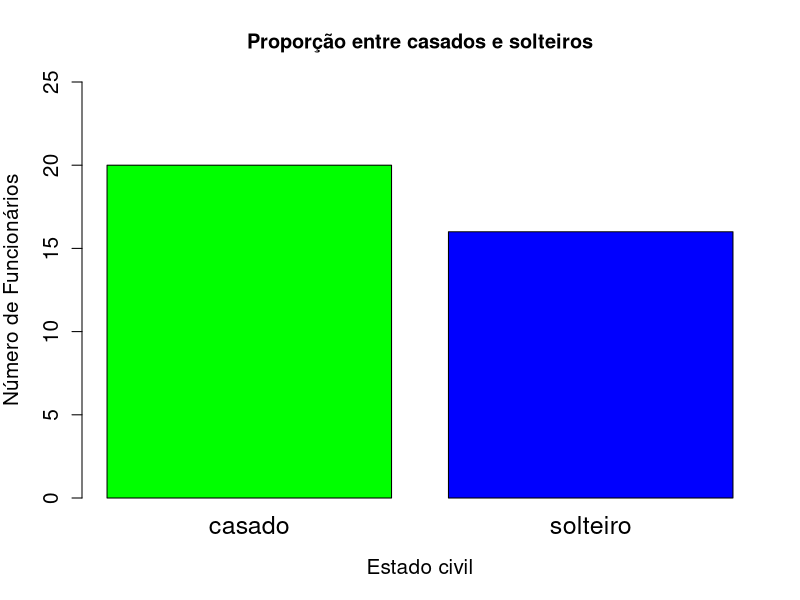
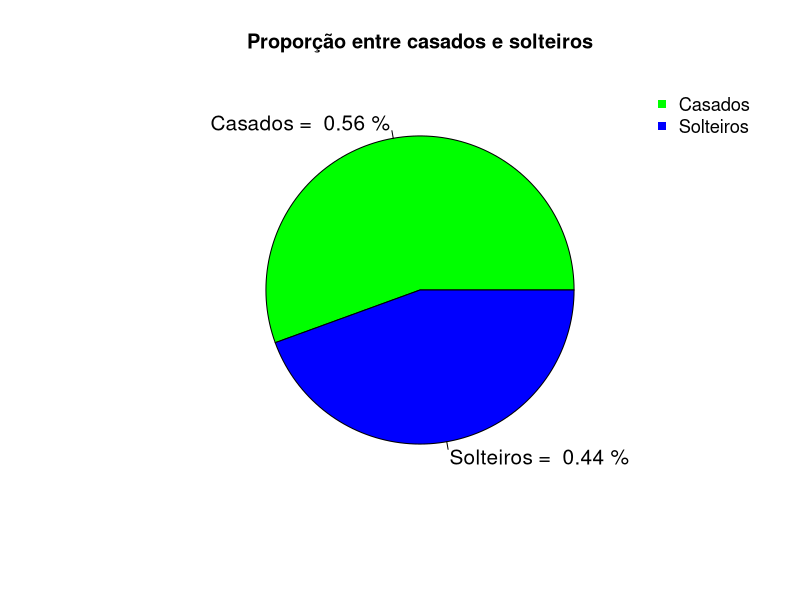
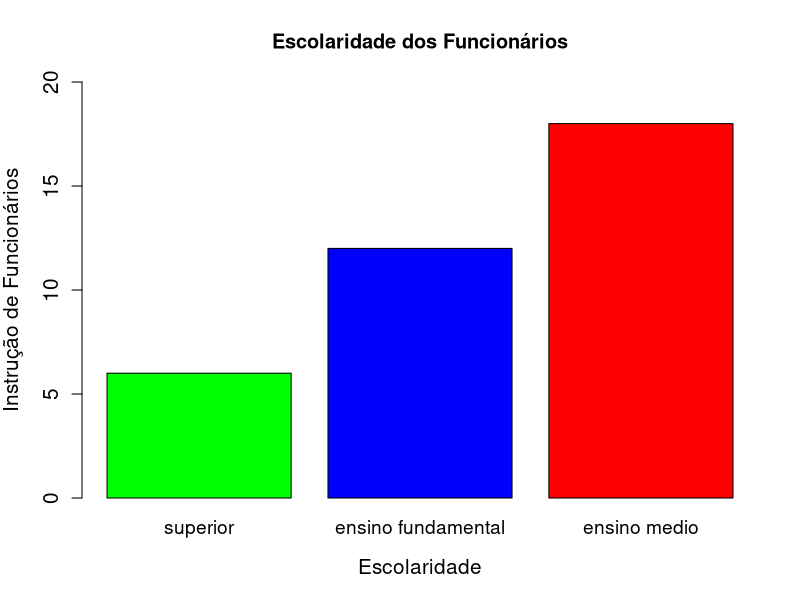
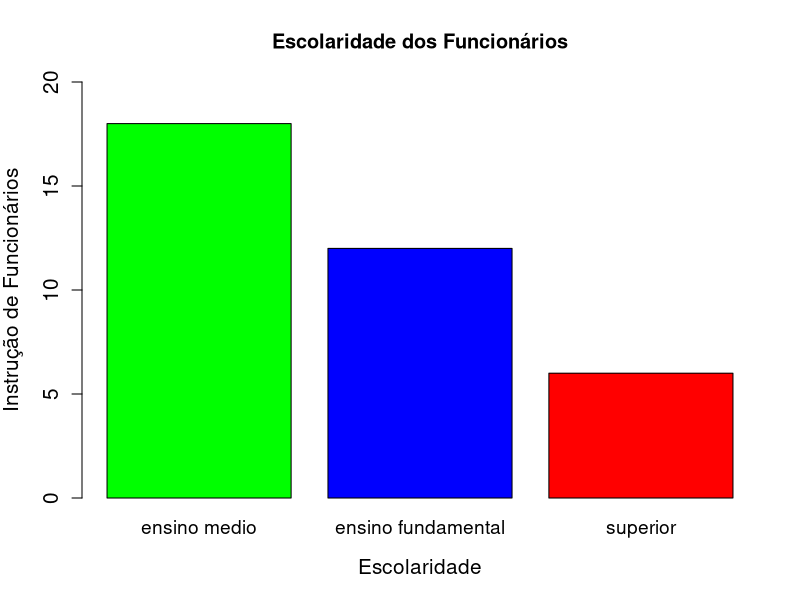
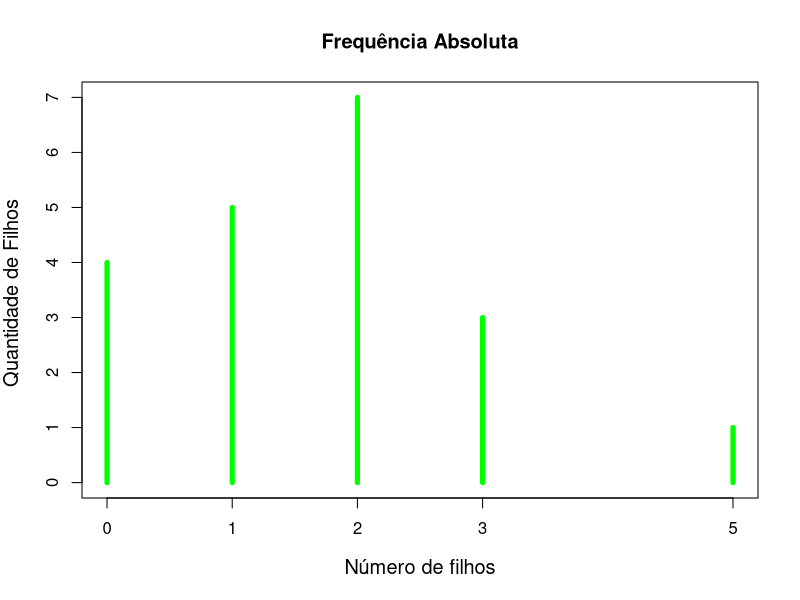
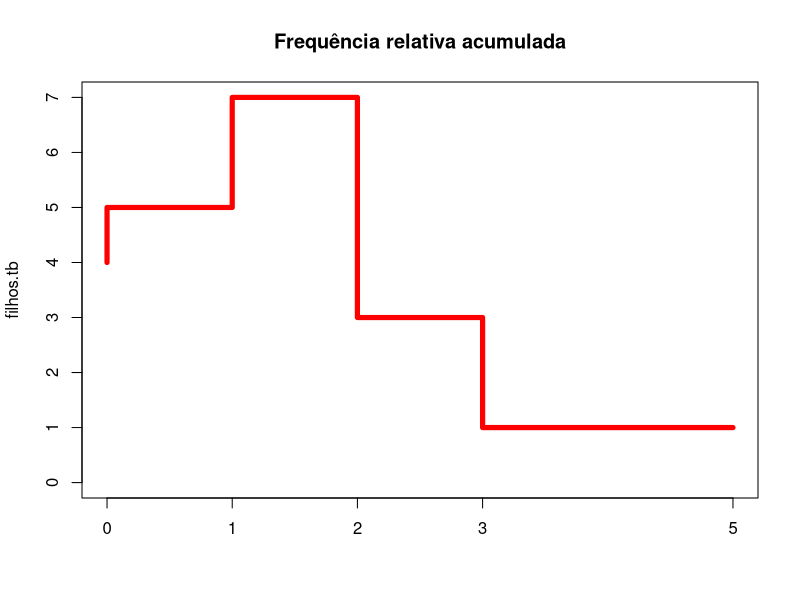
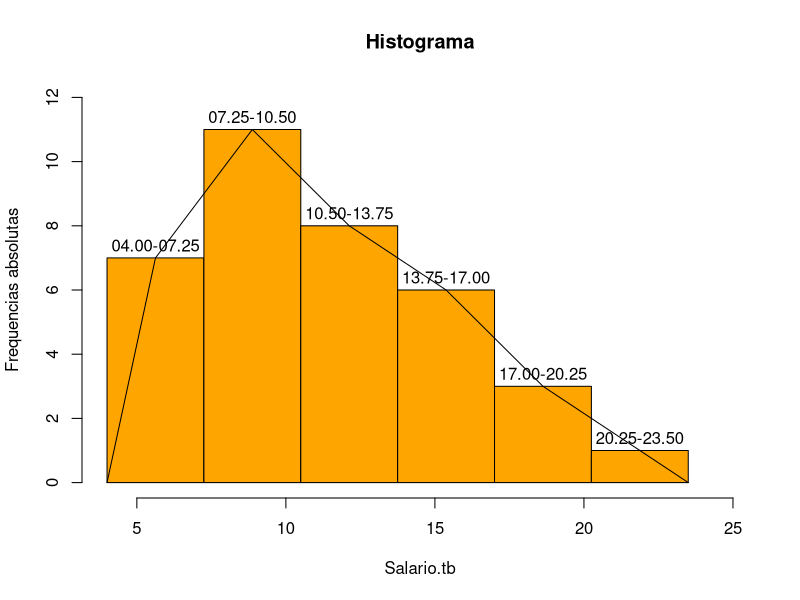
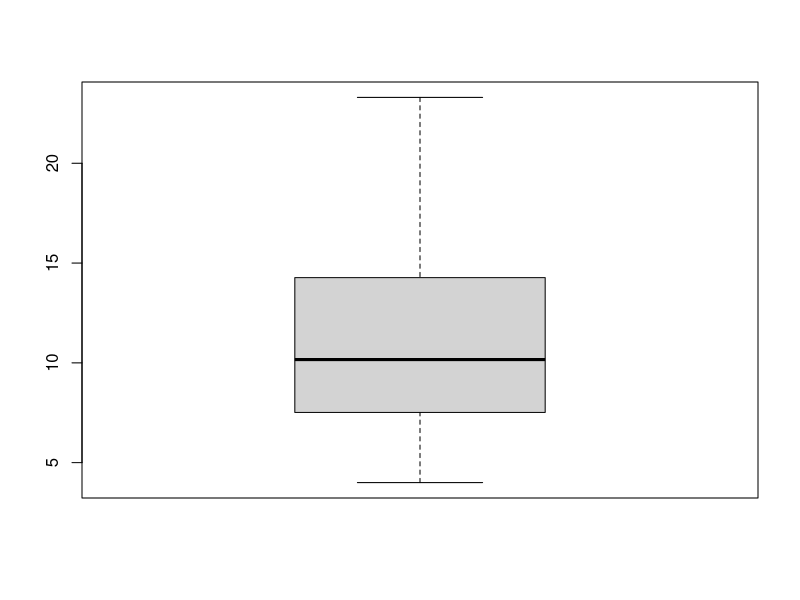

Source code (R) for these figures, in order:
## R Material

milsa <- read.csv("TabelaLivro.csv", header = TRUE, sep = ";")
 
str(milsa)

civil.tb <- table(milsa$Est.civil)

#par (mfrow = c (1,2))

# GRAFICO DE Barras

barplot(civil.tb, cex.names=1.5, col=c("green", 
        "blue"), ylab="Número de Funcionários", 
        xlab="Estado civil", cex.axis=1.25,
        main="Proporção entre casados e solteiros",
        cex.lab=1.25, bty="n", ylim=c(0,25))

# GRAFICO DE PIZZA

labs<-paste(c("Casados = ", "Solteiros = "),
       round(civil.tb/length(milsa$Est.civil), 
       digits=2), "%")

pie(civil.tb,labels=labs,col=c("green", "blue"),
       main="Proporção entre casados e solteiros",
       cex=1.25)

#Plotando legenda no canto superior direito

legend("topright", pch=15, col=c("green","blue"), 
       legend=c("Casados", "Solteiros"),
       cex=1.1, bty="n")

## Variavel Qualitativa Ordinal 

## Frequência absoluta

inst.tb <- table(milsa$Inst)

## Frequência relativa
prop.table(inst.tb)

## Gráfico de Barras

barplot(sort(inst.tb,decreasing = FALSE),
        cex.names=1.15, 
        col=c("green", "blue", "red"),
        ylab="Instrução de Funcionários", 
        xlab="Escolaridade", cex.axis=1.25,
        main="Escolaridade dos Funcionários",
        cex.lab=1.25,bty="n", ylim=c(0,20))

barplot(sort(inst.tb,decreasing = TRUE),
        cex.names=1.15, 
        col=c("green", "blue", "red"),
        ylab="Instrução de Funcionários", 
        xlab="Escolaridade", cex.axis=1.25,
        main="Escolaridade dos Funcionários",
        cex.lab=1.25,bty="n", ylim=c(0,20))

## Variável quantitativa discreta

## Frequência absoluta

filhos.tb <- table(milsa$Filhos)
milsa$Filhos

plot(filhos.tb, col =  "green", type = "h",
     lwd = 5, cex.lab=1.2,
     main = " Frequência Absoluta ",
     xlab= "Número de filhos",
     ylab= "Quantidade de Filhos ") 

plot(filhos.tb, type = "S",col = "red",
     main = "Frequência relativa acumulada",
     lwd = 5 )

## Frequência relativa
filhos.tbr <- prop.table(filhos.tb)

## Frequência absoluta e relativa acumulada
filhos.tbra <- cumsum(filhos.tbr)
filhos.tba <- cumsum(filhos.tb)

filhosTabResul = cbind(filhos.tb,filhos.tba,
                 filhos.tbr = round(filhos.tbr*100,digits = 2),
                 filhos.tbra= round(filhos.tbra*100,digits = 2))
filhosTabResul

## Moda
names(filhos.tb)[which.max(filhos.tb)]
 
## Mediana
median(milsa$Filhos, na.rm = TRUE)
 
## Média
mean(milsa$Filhos, na.rm = TRUE)

## Quartis
quantile(milsa$Filhos, na.rm = TRUE)

## Máximo e mínimo
max(milsa$Filhos, na.rm = TRUE)

min(milsa$Filhos, na.rm = TRUE)

## As duas informações juntas
range(milsa$Filhos, na.rm = TRUE)

## Amplitude é a diferença entre máximo e mínimo
diff(range(milsa$Filhos, na.rm = TRUE))

## Variância
var(milsa$Filhos, na.rm = TRUE)

## Desvio-padrão
sd(milsa$Filhos, na.rm = TRUE)

## Coeficiente de variação
sd(milsa$Filhos, na.rm = TRUE)/mean(milsa$Filhos, na.rm = TRUE)
 
## Quartis
(filhos.qt <- quantile(milsa$Filhos, na.rm = TRUE))

## Summary() para resumir os dados de uma só vez
summary(milsa$Filhos)

## Variável quantitativa Continua

Salario.tb <- (milsa$Salario)
sort (Salario.tb)

Amplitude <- max (Salario.tb) - min(Salario.tb) ; Amplitude
NK <-  round( 1 + 3.222 * log10(length(Salario.tb))) ; NK #número de classes
AmpClasse <- Amplitude / NK ; AmpClasse ; AmpClasse <- 3.25

limitesclas <- c(4 ,7.25 ,10.50 ,13.75 ,17.00 ,20.25, 23.50)

classes<-c("04.00-07.25","07.25-10.50","10.50-13.75",
           "13.75-17.00","17.00-20.25", "20.25-23.50")

# Freq - absoluta, FreqAc - absoluta acumulada
# FreqRel - relativa, FreqRelAc - relativa acumulada

Freq = table(cut(Salario.tb, breaks = limitesclas, right=FALSE, labels=classes))

FreqAc <- cumsum(Freq); FreqRel <- prop.table(Freq); FreqRelAc <- cumsum(FreqRel)

TabResul = cbind(Freq,FreqAc, FreqRel = round(FreqRel*100,digits = 2),
                              FreqRelAc= round(FreqRelAc*100,digits = 2))
TabResul

h = hist(Salario.tb, breaks=limitesclas,
    ylab="Frequencias absolutas",  labels=classes,main="Histograma", 
    xlim=c(4,25), ylim = c (0,12), col="orange")

lines(c(min(h$breaks), h$mids, max(h$breaks)), 
       c(0,h$counts, 0), type = "l")
       
## Mediana
       median(milsa$Salario)
## Média
       mean(milsa$Salario)
       
## Quartis
       quantile(milsa$Salario)
       
## As duas informações juntas
       range(milsa$Salario)
       
## Amplitude é a diferença entre máximo e mínimo
       diff(range(milsa$Salario))
       
## Variância
       var(milsa$Salario)
## Desvio-padrão
       sd(milsa$Salario)
       
## Coeficiente de variação
       sd(milsa$Salario)/mean(milsa$Salario)
       
## Quartis
       (Salario.qt <- quantile(milsa$Salario))
       
## Summary() para resumir os dados de uma só vez
       summary(milsa$Salario)

par (mfrow = c (1,1))  

boxplot(milsa$Salario)

boxplot(milsa$Salario,  col = "orange", varwidth = TRUE, notch = TRUE)

## Qualitativa vs quantitativa (variáveis Instrução e Salário)
## Quartis de salario

quantile(milsa$Salario)

## Classificação de acordo com os quartis
salario.cut <- cut(milsa$Salario, breaks =  quantile(milsa$Salario),
                   include.lowest = TRUE)
## Tabela de frequências absolutas
inst.sal.tb <- table(milsa$Inst, salario.cut)
inst.sal.tb

barplot(inst.sal.tb, col=c("yellow","red","orange"), main= "Salário x Instrução",
        xlab = "Quantiles", ylab = "Frequência  Instrução",
        beside = TRUE, legend = TRUE)

boxplot(Salario ~ Instrucao, data = milsa, col=c("yellow", "red", "orange"))  

prop.table(inst.sal.tb)

## Quantitativa vs Quantitativa (considerar as variáveis Salario e Idade)

Anos.cut <- cut(milsa$Anos, breaks = quantile(milsa$Anos),include.lowest = TRUE)

salario.cut <- cut(milsa$Salario, breaks = quantile(milsa$Salario),
                   include.lowest = TRUE)
## Tabela cruzada

Anos.sal.tb <- table(Anos.cut, salario.cut)

plot(x = milsa$Anos, y = milsa$Salario)
plot(Salario ~ Anos, data = milsa)

## Correlação - verificar associação entre variaveis quatitativas

cor(milsa$Anos, milsa$Salario)
cor(milsa$Anos, milsa$Salario, method = "kendall")
cor(milsa$Anos, milsa$Salario, method = "spearman")
       
